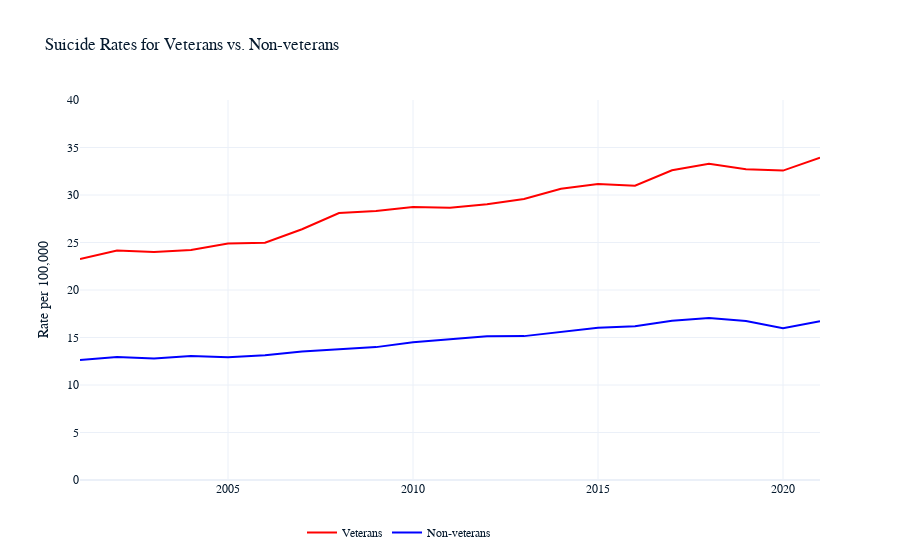

Notebook source saved alongside this figure:
### Code cell
fig = go.Figure()
fig.add_trace(go.Scatter(x=all_veterans['year'], y=all_veterans['rate_per_100k'], mode='lines', name='Veterans', line={'color': 'red'}))
fig.add_trace(go.Scatter(x=all_non_veterans['year'], y=all_non_veterans['rate_per_100k'], mode='lines', name='Non-veterans', line={'color': 'blue'}))
fig.update_layout(title='Suicide Rates for Veterans vs. Non-veterans',
                  yaxis_title='Rate per 100,000',
                  yaxis={'range': [0, 40]},
                  legend={'orientation': 'h', 'x': 0.3, 'y': -0.1})
fig.show()

### Figure 1 — Plotly figure (JSON) as saved in the notebook; plotly's stock layout.template omitted (floating-point values rounded to 4 significant figures)
{"data": [{"line": {"color": "red"}, "mode": "lines", "name": "Veterans", "type": "scatter", "x": [2001, 2002, 2003, 2004, 2005, 2006, 2007, 2008, 2009, 2010, 2011, 2012, 2013, 2014, 2015, 2016, 2017, 2018, 2019, 2020, 2021], "y": [23.26, 24.16, 23.99, 24.21, 24.89, 24.98, 26.39, 28.11, 28.31, 28.75, 28.66, 29.03, 29.57, 30.66, 31.16, 30.98, 32.6, 33.29, 32.7, 32.57, 33.93]}, {"line": {"color": "blue"}, "mode": "lines", "name": "Non-veterans", "type": "scatter", "x": [2001, 2002, 2003, 2004, 2005, 2006, 2007, 2008, 2009, 2010, 2011, 2012, 2013, 2014, 2015, 2016, 2017, 2018, 2019, 2020, 2021], "y": [12.64, 12.96, 12.79, 13.04, 12.91, 13.13, 13.51, 13.78, 13.99, 14.5, 14.84, 15.13, 15.15, 15.61, 16.02, 16.18, 16.76, 17.06, 16.73, 15.97, 16.71]}], "layout": {"legend": {"orientation": "h", "x": 0.3, "y": -0.1}, "title": {"text": "Suicide Rates for Veterans vs. Non-veterans"}, "yaxis": {"range": [0, 40], "title": {"text": "Rate per 100,000"}}}}
